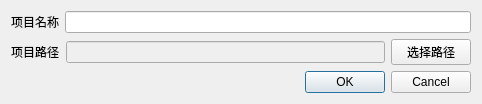
<?xml version="1.0" encoding="UTF-8"?>
<ui version="4.0">
 <class>CreateProjectDialog</class>
 <widget class="QDialog" name="CreateProjectDialog">
  <property name="geometry">
   <rect>
    <x>0</x>
    <y>0</y>
    <width>482</width>
    <height>100</height>
   </rect>
  </property>
  <property name="windowTitle">
   <string>新建项目</string>
  </property>
  <layout class="QVBoxLayout" name="verticalLayout">
   <item>
    <layout class="QHBoxLayout" name="horizontalLayout">
     <item>
      <widget class="QLabel" name="label">
       <property name="text">
        <string>项目名称</string>
       </property>
      </widget>
     </item>
     <item>
      <widget class="QLineEdit" name="lineEdit"/>
     </item>
    </layout>
   </item>
   <item>
    <layout class="QHBoxLayout" name="horizontalLayout_2">
     <item>
      <widget class="QLabel" name="label_2">
       <property name="text">
        <string>项目路径</string>
       </property>
      </widget>
     </item>
     <item>
      <widget class="QLineEdit" name="lineEdit_2">
       <property name="enabled">
        <bool>false</bool>
       </property>
      </widget>
     </item>
     <item>
      <widget class="QPushButton" name="pushButton">
       <property name="text">
        <string>选择路径</string>
       </property>
      </widget>
     </item>
    </layout>
   </item>
   <item>
    <widget class="QDialogButtonBox" name="buttonBox">
     <property name="orientation">
      <enum>Qt::Horizontal</enum>
     </property>
     <property name="standardButtons">
      <set>QDialogButtonBox::Cancel|QDialogButtonBox::Ok</set>
     </property>
    </widget>
   </item>
  </layout>
 </widget>
 <resources/>
 <connections>
  <connection>
   <sender>buttonBox</sender>
   <signal>accepted()</signal>
   <receiver>CreateProjectDialog</receiver>
   <slot>accept()</slot>
   <hints>
    <hint type="sourcelabel">
     <x>248</x>
     <y>254</y>
    </hint>
    <hint type="destinationlabel">
     <x>157</x>
     <y>274</y>
    </hint>
   </hints>
  </connection>
  <connection>
   <sender>buttonBox</sender>
   <signal>rejected()</signal>
   <receiver>CreateProjectDialog</receiver>
   <slot>reject()</slot>
   <hints>
    <hint type="sourcelabel">
     <x>316</x>
     <y>260</y>
    </hint>
    <hint type="destinationlabel">
     <x>286</x>
     <y>274</y>
    </hint>
   </hints>
  </connection>
 </connections>
</ui>
